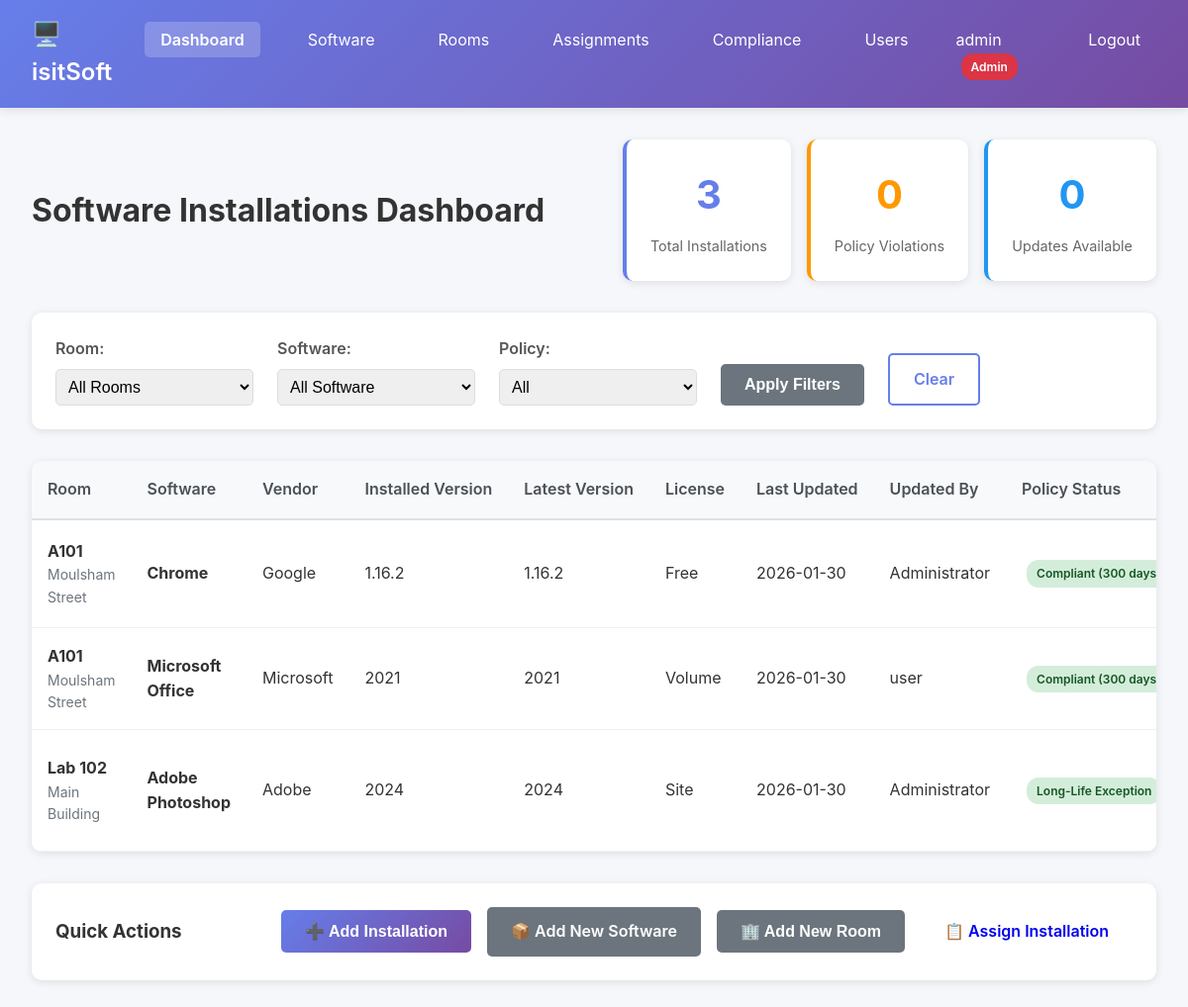
Page / (signed in) on the earlier database version.
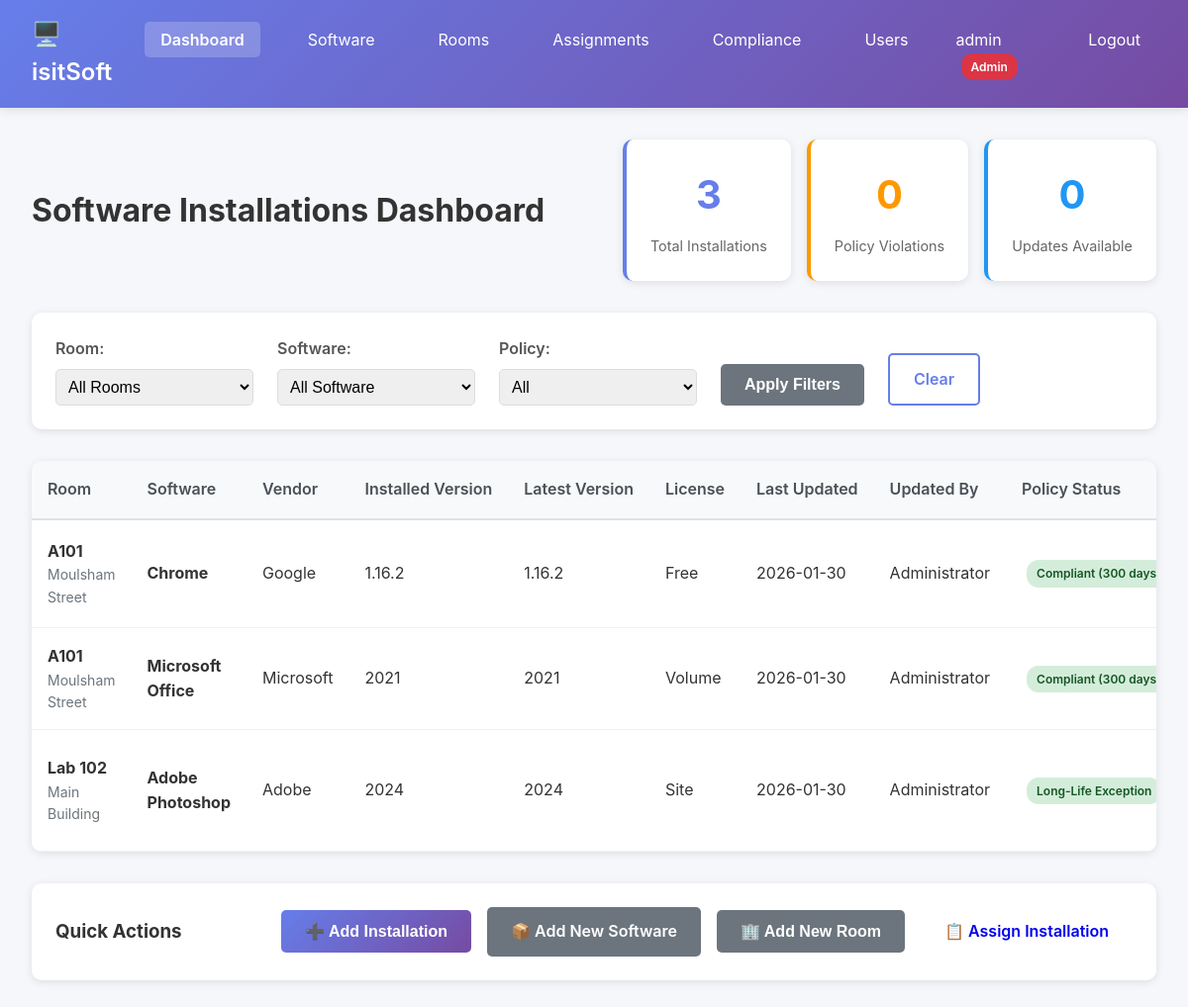
Same page on the later database version.
### tables this page shows
CREATE TABLE installations (
    id INTEGER PRIMARY KEY AUTOINCREMENT,
    software_id INTEGER NOT NULL,
    room_id INTEGER NOT NULL,
    installed_version TEXT NOT NULL,
    last_updated TIMESTAMP DEFAULT CURRENT_TIMESTAMP,
    updated_by TEXT,
    is_long_life BOOLEAN DEFAULT 0, -- Exception to 300-day policy
    long_life_reason TEXT,
    long_life_approved_by TEXT,
    long_life_approved_at TIMESTAMP,
    FOREIGN KEY (software_id) REFERENCES software(id) ON DELETE CASCADE,
    FOREIGN KEY (room_id) REFERENCES rooms(id) ON DELETE CASCADE,
    UNIQUE(software_id, room_id)
);

CREATE TABLE rooms (
    id INTEGER PRIMARY KEY AUTOINCREMENT,
    room_name TEXT NOT NULL UNIQUE,
    building TEXT,
    floor TEXT,
    created_at TIMESTAMP DEFAULT CURRENT_TIMESTAMP
);

CREATE TABLE software (
    id INTEGER PRIMARY KEY AUTOINCREMENT,
    software_name TEXT NOT NULL,
    version TEXT NOT NULL,
    vendor TEXT,
    license_key TEXT,
    license_type TEXT, -- e.g., 'Site', 'Volume', 'Per-User'
    license_count INTEGER,
    installer_filename TEXT,
    installer_path TEXT,
    description TEXT,
    created_at TIMESTAMP DEFAULT CURRENT_TIMESTAMP,
    updated_at TIMESTAMP DEFAULT CURRENT_TIMESTAMP
, installer_url TEXT);

### app.py (the view)
@app.route('/')
@login_required
def index():
    conn = get_db()
    cursor = conn.cursor()
    room_filter = request.args.get('room', '')
    software_filter = request.args.get('software', '')
    policy_filter = request.args.get('policy', '')
    query = '''
        SELECT
            i.id as installation_id, s.id as software_id, s.software_name, s.vendor,
            i.installed_version, s.version as latest_version, s.license_type, s.license_key,
            r.id as room_id, r.room_name, r.building, i.last_updated, i.updated_by,
            i.is_long_life, i.long_life_reason, s.installer_filename
        FROM installations i
        JOIN software s ON i.software_id = s.id
        JOIN rooms r ON i.room_id = r.id
        WHERE 1=1
    '''
    params = []
    if room_filter:
        query += ' AND r.room_name LIKE ?'
        params.append(f'%{room_filter}%')
    if software_filter:
        query += ' AND s.software_name LIKE ?'
        params.append(f'%{software_filter}%')
    query += ' ORDER BY r.room_name, s.software_name'
    cursor.execute(query, params)
    installations = []
    for row in cursor.fetchall():
        installation = dict(row)
        compliant, days_remaining = check_policy_compliance(installation['last_updated'])
        if policy_filter == 'compliant' and (not compliant and not installation['is_long_life']):
            continue
        elif policy_filter == 'non-compliant' and (compliant or installation['is_long_life']):
            continue
        installation['policy_compliant'] = compliant or installation['is_long_life']
        installation['days_remaining'] = days_remaining
        installation['needs_update'] = installation['installed_version'] != installation['latest_version']
        installations.append(installation)
    cursor.execute('SELECT DISTINCT room_name FROM rooms ORDER BY room_name')
    rooms = [row['room_name'] for row in cursor.fetchall()]
    cursor.execute('SELECT DISTINCT software_name FROM software ORDER BY software_name')
    software_list = [row['software_name'] for row in cursor.fetchall()]
    cursor.execute('SELECT id, room_name FROM rooms ORDER BY room_name')
    rooms_with_ids = [dict(row) for row in cursor.fetchall()]
    cursor.execute('SELECT id, software_name, version FROM software ORDER BY software_name')
    software_with_ids = [dict(row) for row in cursor.fetchall()]
    conn.close()
    return render_template('dashboard.html',
                         installations=installations, rooms=rooms, software_list=software_list,
                         rooms_with_ids=rooms_with_ids, software_with_ids=software_with_ids,
                         current_filters={'room': room_filter, 'software': software_filter, 'policy': policy_filter})

### app.py (called while the page is built)
@login_manager.user_loader
def load_user(user_id):
    conn = get_db()
    cursor = conn.cursor()
    cursor.execute('SELECT id, username, full_name, is_superuser FROM users WHERE id = ?', (user_id,))
    user_data = cursor.fetchone()
    conn.close()
    if user_data:
        return User(user_data['id'], user_data['username'], user_data['full_name'], user_data['is_superuser'])
    return None

@app.context_processor
def inject_pending_assignments():
    if current_user.is_authenticated:
        conn = get_db()
        cursor = conn.cursor()
        cursor.execute('''
            SELECT COUNT(*) as count
            FROM assignments
            WHERE assigned_to = ? AND status = 'pending'
        ''', (current_user.id,))
        result = cursor.fetchone()
        conn.close()
        return {'pending_assignments_count': result['count'] if result else 0}
    return {'pending_assignments_count': 0}

def get_db():
    conn = sqlite3.connect(DB_PATH)
    conn.row_factory = sqlite3.Row
    return conn

### templates/dashboard.html (shortened to what the changed rows need)
<!DOCTYPE html>
<html lang="en">
<head>
    <link rel="stylesheet" href="{{ url_for('static', filename='style.css') }}">
</head>
<body>
    <nav class="navbar">
        <div class="nav-brand">
            <h1>🖥️ isitSoft</h1>
        </div>
    </nav>
    <div class="container">
        <div class="page-header">
            <h2>Software Installations Dashboard</h2>
        </div>
        <div class="table-container">
            <table class="data-table">
                <thead>
                    <tr>
                        <th>Room</th>
                        <th>Software</th>
                        <th>Vendor</th>
                        <th>Installed Version</th>
                        <th>Latest Version</th>
                        <th>License</th>
                        <th>Last Updated</th>
                        <th>Updated By</th>
                        <th>Policy Status</th>
                    </tr>
                </thead>
                <tbody>
                    {% for inst in installations %}
                    <tr class="{% if not inst.policy_compliant %}row-warning{% endif %}">
                        <td>
                            <strong>{{ inst.room_name }}</strong>
                            <div class="text-muted">{{ inst.building }}</div>
                        </td>
                        <td>
                            <strong>{{ inst.software_name }}</strong>
                        </td>
                        <td>{{ inst.vendor or 'N/A' }}</td>
                        <td>{{ inst.installed_version }}</td>
                        <td>{{ inst.latest_version }}</td>
                        <td>
                            <div>{{ inst.license_type or 'N/A' }}</div>
                        </td>
                        <td>
                            {% if inst.last_updated %}
                            {{ inst.last_updated[:10] }}
                            {% else %}
                            Never
                            {% endif %}
                        </td>
                        <td>{{ inst.updated_by or 'N/A' }}</td>
                        <td>
                            {% if inst.is_long_life %}
                            <span class="badge badge-success" title="{{ inst.long_life_reason }}">
                                Long-Life Exception
                            </span>
                            {% elif inst.policy_compliant %}
                            <span class="badge badge-success">
                                Compliant ({{ inst.days_remaining }} days)
                            </span>
                            {% else %}
                            <span class="badge badge-danger">
                                OVERDUE ({{ -inst.days_remaining }} days)
                            </span>
                            {% endif %}
                        </td>
                    </tr>
                    {% else %}
                    <tr>
                        <td colspan="10" class="text-center">No installations found. Add software to rooms to get started.</td>
                    </tr>
                    {% endfor %}
                </tbody>
            </table>
        </div>
    </div>
</body>
</html>

Differences in the rows shown:
changed installations "Microsoft Office": updated_by "user" → "Administrator"
